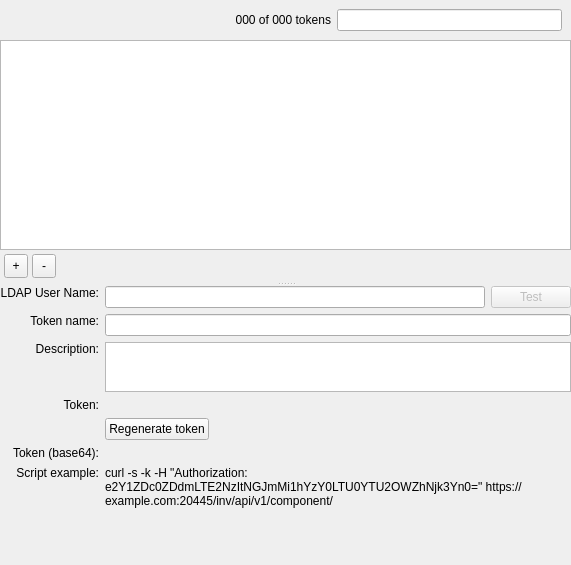
<?xml version="1.0" encoding="UTF-8"?>
<ui version="4.0">
 <class>AdminApplicationTokensWidget</class>
 <widget class="QWidget" name="AdminApplicationTokensWidget">
  <property name="geometry">
   <rect>
    <x>0</x>
    <y>0</y>
    <width>571</width>
    <height>565</height>
   </rect>
  </property>
  <property name="windowTitle">
   <string>Form</string>
  </property>
  <layout class="QVBoxLayout" name="verticalLayout">
   <property name="leftMargin">
    <number>0</number>
   </property>
   <property name="topMargin">
    <number>0</number>
   </property>
   <property name="rightMargin">
    <number>0</number>
   </property>
   <property name="bottomMargin">
    <number>0</number>
   </property>
   <item>
    <widget class="PrettySplitter" name="splitter">
     <property name="orientation">
      <enum>Qt::Vertical</enum>
     </property>
     <property name="childrenCollapsible">
      <bool>false</bool>
     </property>
     <widget class="QWidget" name="tokensListWidget" native="true">
      <layout class="QVBoxLayout" name="leftLayout">
       <property name="spacing">
        <number>0</number>
       </property>
       <property name="leftMargin">
        <number>0</number>
       </property>
       <property name="topMargin">
        <number>0</number>
       </property>
       <property name="rightMargin">
        <number>0</number>
       </property>
       <property name="bottomMargin">
        <number>0</number>
       </property>
       <item>
        <widget class="ViewSearchHeader" name="searchHeader" native="true">
         <layout class="QHBoxLayout" name="horizontalLayout">
          <item>
           <spacer name="horizontalSpacer">
            <property name="orientation">
             <enum>Qt::Horizontal</enum>
            </property>
            <property name="sizeHint" stdset="0">
             <size>
              <width>40</width>
              <height>20</height>
             </size>
            </property>
           </spacer>
          </item>
          <item>
           <widget class="QLabel" name="filterLabel">
            <property name="text">
             <string>000 of 000 tokens</string>
            </property>
            <property name="alignment">
             <set>Qt::AlignRight|Qt::AlignTrailing|Qt::AlignVCenter</set>
            </property>
           </widget>
          </item>
          <item>
           <widget class="SearchLineEdit" name="searchLineEdit"/>
          </item>
         </layout>
        </widget>
       </item>
       <item>
        <widget class="StyledTreeViewWithErrorCount" name="tokenTree">
         <property name="rootIsDecorated">
          <bool>false</bool>
         </property>
         <property name="itemsExpandable">
          <bool>false</bool>
         </property>
         <property name="sortingEnabled">
          <bool>true</bool>
         </property>
        </widget>
       </item>
       <item>
        <layout class="QHBoxLayout" name="tokenButtonLayout">
         <property name="spacing">
          <number>4</number>
         </property>
         <property name="leftMargin">
          <number>4</number>
         </property>
         <property name="topMargin">
          <number>4</number>
         </property>
         <property name="rightMargin">
          <number>0</number>
         </property>
         <property name="bottomMargin">
          <number>4</number>
         </property>
         <item>
          <widget class="QToolButton" name="addTokenButton">
           <property name="minimumSize">
            <size>
             <width>24</width>
             <height>24</height>
            </size>
           </property>
           <property name="maximumSize">
            <size>
             <width>24</width>
             <height>24</height>
            </size>
           </property>
           <property name="text">
            <string>+</string>
           </property>
          </widget>
         </item>
         <item>
          <widget class="QToolButton" name="removeTokenButton">
           <property name="minimumSize">
            <size>
             <width>24</width>
             <height>24</height>
            </size>
           </property>
           <property name="maximumSize">
            <size>
             <width>24</width>
             <height>24</height>
            </size>
           </property>
           <property name="text">
            <string>-</string>
           </property>
          </widget>
         </item>
         <item>
          <spacer name="horizontalSpacer_2">
           <property name="orientation">
            <enum>Qt::Horizontal</enum>
           </property>
           <property name="sizeHint" stdset="0">
            <size>
             <width>0</width>
             <height>0</height>
            </size>
           </property>
          </spacer>
         </item>
        </layout>
       </item>
      </layout>
     </widget>
     <widget class="QWidget" name="detailsWidget" native="true">
      <property name="sizePolicy">
       <sizepolicy hsizetype="Expanding" vsizetype="Preferred">
        <horstretch>0</horstretch>
        <verstretch>0</verstretch>
       </sizepolicy>
      </property>
      <layout class="QGridLayout" name="gridLayout" columnstretch="0,0,1,0">
       <item row="7" column="1" colspan="3">
        <widget class="QLabel" name="curlExampleLabel">
         <property name="sizePolicy">
          <sizepolicy hsizetype="Expanding" vsizetype="Preferred">
           <horstretch>0</horstretch>
           <verstretch>0</verstretch>
          </sizepolicy>
         </property>
         <property name="text">
          <string notr="true">curl -s -k -H &quot;Authorization: e2Y1ZDc0ZDdmLTE2NzItNGJmMi1hYzY0LTU0YTU2OWZhNjk3Yn0=&quot; https://example.com:20445/inv/api/v1/component/</string>
         </property>
         <property name="wordWrap">
          <bool>true</bool>
         </property>
         <property name="textInteractionFlags">
          <set>Qt::LinksAccessibleByMouse|Qt::TextSelectableByMouse</set>
         </property>
        </widget>
       </item>
       <item row="1" column="1" colspan="3">
        <widget class="QLineEdit" name="nameEdit"/>
       </item>
       <item row="0" column="1" colspan="2">
        <widget class="QLineEdit" name="ldapOwnerEdit"/>
       </item>
       <item row="0" column="3">
        <widget class="QPushButton" name="testLdapUserButton">
         <property name="enabled">
          <bool>false</bool>
         </property>
         <property name="sizePolicy">
          <sizepolicy hsizetype="Maximum" vsizetype="Fixed">
           <horstretch>0</horstretch>
           <verstretch>0</verstretch>
          </sizepolicy>
         </property>
         <property name="text">
          <string>Test</string>
         </property>
        </widget>
       </item>
       <item row="0" column="0">
        <widget class="QLabel" name="ldapOwnerLbl">
         <property name="text">
          <string>LDAP User Name:</string>
         </property>
         <property name="alignment">
          <set>Qt::AlignRight|Qt::AlignTop|Qt::AlignTrailing</set>
         </property>
        </widget>
       </item>
       <item row="2" column="0">
        <widget class="QLabel" name="label_3">
         <property name="text">
          <string>Description:</string>
         </property>
         <property name="alignment">
          <set>Qt::AlignRight|Qt::AlignTop|Qt::AlignTrailing</set>
         </property>
        </widget>
       </item>
       <item row="7" column="0">
        <widget class="QLabel" name="label_5">
         <property name="text">
          <string>Script example:</string>
         </property>
         <property name="alignment">
          <set>Qt::AlignRight|Qt::AlignTop|Qt::AlignTrailing</set>
         </property>
        </widget>
       </item>
       <item row="6" column="0">
        <widget class="QLabel" name="label_6">
         <property name="text">
          <string>Token (base64):</string>
         </property>
         <property name="alignment">
          <set>Qt::AlignRight|Qt::AlignTop|Qt::AlignTrailing</set>
         </property>
        </widget>
       </item>
       <item row="1" column="0">
        <widget class="QLabel" name="label_2">
         <property name="text">
          <string>Token name:</string>
         </property>
         <property name="alignment">
          <set>Qt::AlignRight|Qt::AlignTop|Qt::AlignTrailing</set>
         </property>
        </widget>
       </item>
       <item row="3" column="0">
        <widget class="QLabel" name="label_4">
         <property name="text">
          <string>Token:</string>
         </property>
         <property name="alignment">
          <set>Qt::AlignRight|Qt::AlignTop|Qt::AlignTrailing</set>
         </property>
        </widget>
       </item>
       <item row="4" column="1">
        <widget class="QPushButton" name="regenerateKeyButton">
         <property name="sizePolicy">
          <sizepolicy hsizetype="Fixed" vsizetype="Fixed">
           <horstretch>0</horstretch>
           <verstretch>0</verstretch>
          </sizepolicy>
         </property>
         <property name="text">
          <string>Regenerate token</string>
         </property>
         <property name="flat">
          <bool>false</bool>
         </property>
        </widget>
       </item>
       <item row="2" column="1" colspan="3">
        <widget class="QPlainTextEdit" name="descriptionEdit">
         <property name="minimumSize">
          <size>
           <width>0</width>
           <height>0</height>
          </size>
         </property>
         <property name="maximumSize">
          <size>
           <width>16777215</width>
           <height>50</height>
          </size>
         </property>
         <property name="tabChangesFocus">
          <bool>true</bool>
         </property>
        </widget>
       </item>
       <item row="3" column="1" colspan="3">
        <widget class="QLabel" name="valueLabel">
         <property name="text">
          <string/>
         </property>
         <property name="textInteractionFlags">
          <set>Qt::LinksAccessibleByMouse|Qt::TextSelectableByMouse</set>
         </property>
        </widget>
       </item>
       <item row="6" column="1" colspan="3">
        <widget class="QLabel" name="base64ValueLabel">
         <property name="text">
          <string/>
         </property>
         <property name="textInteractionFlags">
          <set>Qt::LinksAccessibleByMouse|Qt::TextSelectableByMouse</set>
         </property>
        </widget>
       </item>
       <item row="8" column="0">
        <spacer name="verticalSpacer">
         <property name="orientation">
          <enum>Qt::Vertical</enum>
         </property>
         <property name="sizeHint" stdset="0">
          <size>
           <width>20</width>
           <height>40</height>
          </size>
         </property>
        </spacer>
       </item>
      </layout>
     </widget>
    </widget>
   </item>
  </layout>
 </widget>
 <customwidgets>
  <customwidget>
   <class>SearchLineEdit</class>
   <extends>QLineEdit</extends>
   <header>FileWaveGuiLib/searchlineedit/searchlineedit.h</header>
  </customwidget>
  <customwidget>
   <class>ViewSearchHeader</class>
   <extends>QWidget</extends>
   <header>FileWaveGuiLib/searchheader/ViewSearchHeader.h</header>
   <container>1</container>
  </customwidget>
  <customwidget>
   <class>StyledTreeViewWithErrorCount</class>
   <extends>QTreeView</extends>
   <header>FileWaveGuiLib/styledviews/styledtreeview.h</header>
  </customwidget>
  <customwidget>
   <class>PrettySplitter</class>
   <extends>QSplitter</extends>
   <header>FileWaveGuiLib/prettysplitter/prettysplitter.h</header>
   <container>1</container>
  </customwidget>
 </customwidgets>
 <tabstops>
  <tabstop>nameEdit</tabstop>
  <tabstop>descriptionEdit</tabstop>
  <tabstop>regenerateKeyButton</tabstop>
  <tabstop>searchLineEdit</tabstop>
  <tabstop>tokenTree</tabstop>
  <tabstop>addTokenButton</tabstop>
  <tabstop>removeTokenButton</tabstop>
 </tabstops>
 <resources/>
 <connections/>
</ui>
